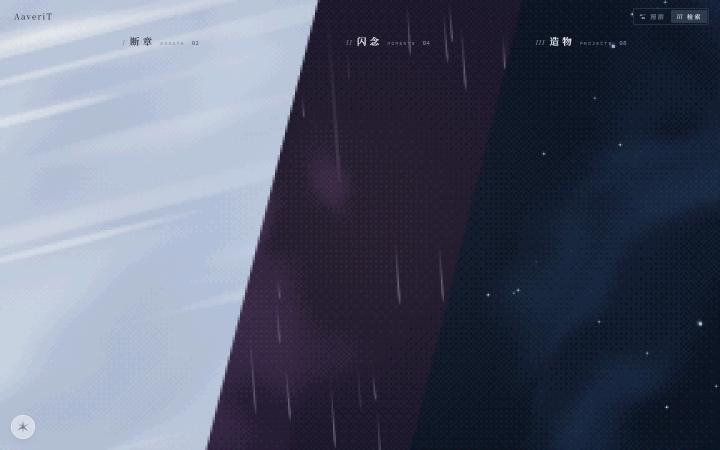
#> input picture design/mocks/cards-r5/shared/plate-1440.png, 1440 x 900 px, found by its file name (shown at 1/2 size)
$ python _analyze.py
#> lines starting #> are read from the running program, lines starting #| are printed output that depends on the picture
from PIL import Image
import sys

plate = r"design/mocks/cards-r5/shared/plate-1440.png"
im = Image.open(plate).convert("RGB")
#> im is the input picture: PIL image 1440x900 RGB; mean R, G, B 85.3, 90.8, 110
W, H = im.size
#> W = 1440; H = 900
print("plate", W, H)
#| plate 1440 900

# sample points: left light column, purple mid, deep blue right
pts = {
    "left_light": (200, 400),
    "left_light2": (100, 700),
    "purple": (700, 300),
    "purple2": (760, 700),
    "dark": (1150, 300),
    "dark2": (1200, 750),
}
for k, (x, y) in pts.items():
    print(k, im.getpixel((x, y)), "#%02x%02x%02x" % im.getpixel((x, y)))
#> this loop made 6 passes
#| left_light (191, 204, 217) #bfccd9
#| left_light2 (185, 198, 217) #b9c6d9
#| purple (49, 39, 59) #31273b
#| purple2 (39, 29, 49) #271d31
#| dark (20, 29, 39) #141d27
#| dark2 (20, 39, 59) #14273b

# column averages avoiding rain/star specks: use median of a patch
def med(x, y, s=20):
    px = [im.getpixel((i, j)) for i in range(x - s, x + s, 2) for j in range(y - s, y + s, 2)]
    px.sort(key=lambda p: p[0] + p[1] + p[2])
    return px[len(px) // 2]

for k, (x, y) in pts.items():
    m = med(x, y)
    print("median", k, m, "#%02x%02x%02x" % m)
#> this loop made 6 passes
#> m on passes 1 to 6: (185, 198, 217), (185, 198, 217), (39, 29, 49), (39, 29, 49), (20, 20, 39), (20, 39, 59)
#| median left_light (185, 198, 217) #b9c6d9
#| median left_light2 (185, 198, 217) #b9c6d9
#| median purple (39, 29, 49) #271d31
#| median purple2 (39, 29, 49) #271d31
#| median dark (20, 20, 39) #141427
#| median dark2 (20, 39, 59) #14273b

# zoom crops upscaled 5x nearest to inspect halftone / dither
crops = {
    "light": (300, 600),
    "purple": (700, 500),
    "dark": (1180, 400),
    "edge_purple_dark": (980, 500),
}
for k, (x, y) in crops.items():
    c = im.crop((x - 24, y - 24, x + 24, y + 24)).resize((480, 480), Image.NEAREST)
    c.save(f"design/mocks/refs/shots/_zoom-{k}.png")
    print("saved zoom", k)
#> this loop made 4 passes
#> pass 1, `c = im.crop((x - 24, y - 24, x + 24, y + 24)).resize((480, 480), Image..`:
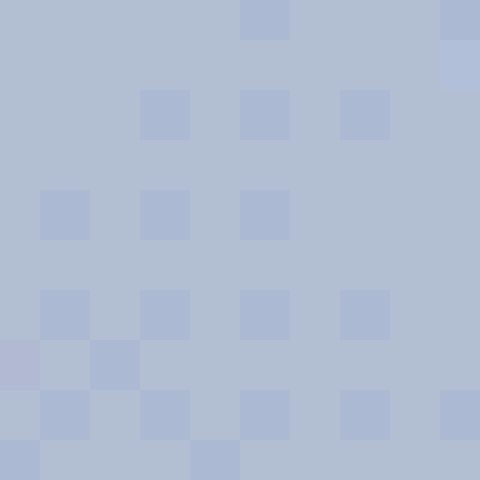
#> c: PIL image 480x480 RGB; mean R, G, B 176.8, 189.7, 210.1
#> pass 2, `c = im.crop((x - 24, y - 24, x + 24, y + 24)).resize((480, 480), Image..`:
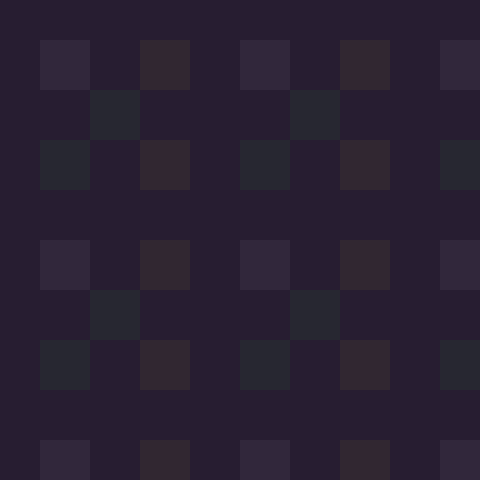
#> c: PIL image 480x480 RGB; mean R, G, B 40.9, 31.9, 49.9
#> pass 3, `c = im.crop((x - 24, y - 24, x + 24, y + 24)).resize((480, 480), Image..`:
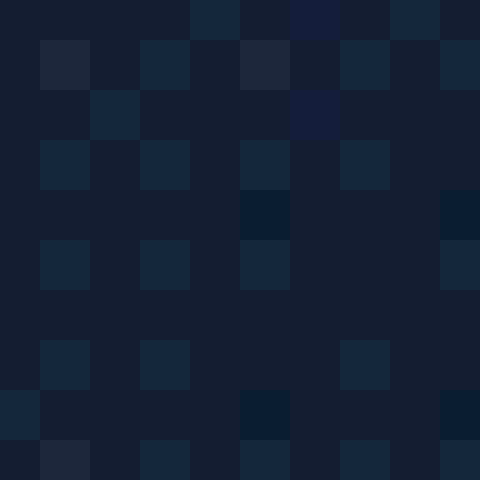
#> c: PIL image 480x480 RGB; mean R, G, B 19.9, 31.5, 51.7
